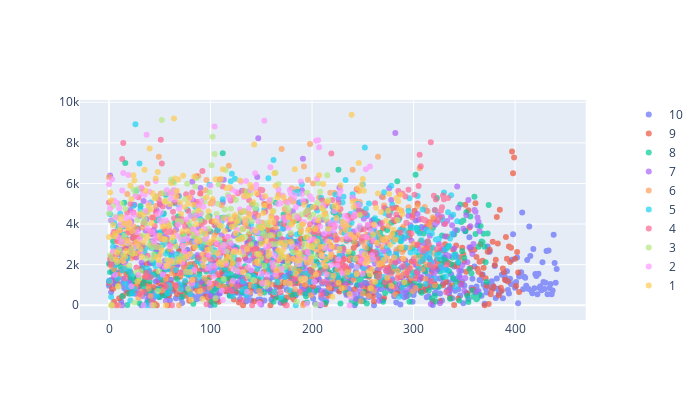

The cell this chart's notebook holds for it:
### Code cell
fig = make_subplots(specs=[[{"secondary_y": True}]])

fig.add_trace(go.Scatter(x=data_cloud10.index, y=data_cloud10["watt"],  mode='markers',opacity=0.7, name="10"), secondary_y = False)
fig.add_trace(go.Scatter(x=data_cloud9.index, y=data_cloud9["watt"], mode='markers', opacity=0.7, name="9"), secondary_y = False)
fig.add_trace(go.Scatter(x=data_cloud8.index, y=data_cloud8["watt"], mode='markers',  opacity=0.7, name="8"), secondary_y = False)
fig.add_trace(go.Scatter(x=data_cloud7.index, y=data_cloud7["watt"], mode='markers',  opacity=0.7, name="7"), secondary_y = False)
fig.add_trace(go.Scatter(x=data_cloud6.index, y=data_cloud6["watt"], mode='markers',  opacity=0.7, name="6"), secondary_y = False)
fig.add_trace(go.Scatter(x=data_cloud5.index, y=data_cloud5["watt"], mode='markers',  opacity=0.7, name="5"), secondary_y = False)
fig.add_trace(go.Scatter(x=data_cloud4.index, y=data_cloud4["watt"], mode='markers',  opacity=0.7, name="4"), secondary_y = False)
fig.add_trace(go.Scatter(x=data_cloud3.index, y=data_cloud3["watt"], mode='markers',  opacity=0.7, name="3"), secondary_y = False)
fig.add_trace(go.Scatter(x=data_cloud2.index, y=data_cloud2["watt"], mode='markers',  opacity=0.7, name="2"), secondary_y = False)
fig.add_trace(go.Scatter(x=data_cloud1.index, y=data_cloud1["watt"], mode='markers',  opacity=0.7, name="1"), secondary_y = False)
fig.update_layout(width=700, height=400)

fig.show()

### Figure 1 — Plotly figure (JSON) as saved in the notebook; plotly's stock layout.template omitted (floating-point values rounded to 4 significant figures; data arrays with more than 128 entries replaced by an {"elided": "..."} marker saying what was removed)
{"data": [{"mode": "markers", "name": "10", "opacity": 0.7, "type": "scatter", "x": {"elided": "442 int values"}, "xaxis": "x", "y": {"elided": "442 float values"}, "yaxis": "y"}, {"mode": "markers", "name": "9", "opacity": 0.7, "type": "scatter", "x": {"elided": "405 int values"}, "xaxis": "x", "y": {"elided": "405 float values"}, "yaxis": "y"}, {"mode": "markers", "name": "8", "opacity": 0.7, "type": "scatter", "x": {"elided": "375 int values"}, "xaxis": "x", "y": {"elided": "375 float values"}, "yaxis": "y"}, {"mode": "markers", "name": "7", "opacity": 0.7, "type": "scatter", "x": {"elided": "366 int values"}, "xaxis": "x", "y": {"elided": "366 float values"}, "yaxis": "y"}, {"mode": "markers", "name": "6", "opacity": 0.7, "type": "scatter", "x": {"elided": "322 int values"}, "xaxis": "x", "y": {"elided": "322 float values"}, "yaxis": "y"}, {"mode": "markers", "name": "5", "opacity": 0.7, "type": "scatter", "x": {"elided": "345 int values"}, "xaxis": "x", "y": {"elided": "345 float values"}, "yaxis": "y"}, {"mode": "markers", "name": "4", "opacity": 0.7, "type": "scatter", "x": {"elided": "335 int values"}, "xaxis": "x", "y": {"elided": "335 float values"}, "yaxis": "y"}, {"mode": "markers", "name": "3", "opacity": 0.7, "type": "scatter", "x": {"elided": "217 int values"}, "xaxis": "x", "y": {"elided": "217 float values"}, "yaxis": "y"}, {"mode": "markers", "name": "2", "opacity": 0.7, "type": "scatter", "x": {"elided": "263 int values"}, "xaxis": "x", "y": {"elided": "263 float values"}, "yaxis": "y"}, {"mode": "markers", "name": "1", "opacity": 0.7, "type": "scatter", "x": {"elided": "292 int values"}, "xaxis": "x", "y": {"elided": "292 float values"}, "yaxis": "y"}], "layout": {"height": 400, "width": 700, "xaxis": {"anchor": "y", "domain": [0, 0.94]}, "yaxis": {"anchor": "x", "domain": [0, 1]}, "yaxis2": {"anchor": "x", "overlaying": "y", "side": "right"}}}
